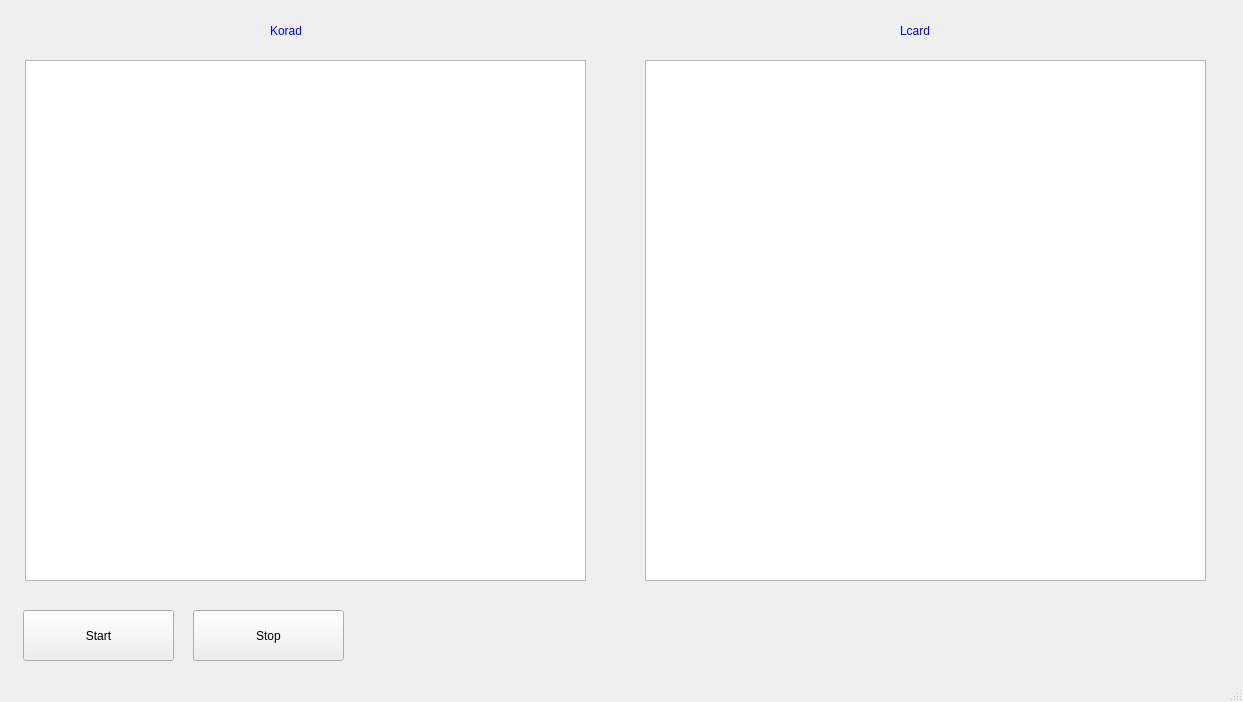
<?xml version="1.0" encoding="UTF-8"?>
<ui version="4.0">
 <class>MainWindow</class>
 <widget class="QMainWindow" name="MainWindow">
  <property name="geometry">
   <rect>
    <x>0</x>
    <y>0</y>
    <width>1243</width>
    <height>702</height>
   </rect>
  </property>
  <property name="windowTitle">
   <string>MainWindow</string>
  </property>
  <widget class="QWidget" name="centralwidget">
   <widget class="QGraphicsView" name="graphicsView_korad">
    <property name="geometry">
     <rect>
      <x>25</x>
      <y>60</y>
      <width>561</width>
      <height>521</height>
     </rect>
    </property>
   </widget>
   <widget class="QGraphicsView" name="graphicsView_lcard">
    <property name="geometry">
     <rect>
      <x>645</x>
      <y>60</y>
      <width>561</width>
      <height>521</height>
     </rect>
    </property>
   </widget>
   <widget class="QLabel" name="label_korad">
    <property name="geometry">
     <rect>
      <x>270</x>
      <y>10</y>
      <width>91</width>
      <height>41</height>
     </rect>
    </property>
    <property name="styleSheet">
     <string notr="true">font: 500 18pt &quot;Tahoma&quot;;
color: rgb(0, 0, 255);</string>
    </property>
    <property name="text">
     <string>Korad</string>
    </property>
    <property name="margin">
     <number>0</number>
    </property>
   </widget>
   <widget class="QLabel" name="label_lcard">
    <property name="geometry">
     <rect>
      <x>900</x>
      <y>10</y>
      <width>81</width>
      <height>41</height>
     </rect>
    </property>
    <property name="styleSheet">
     <string notr="true">font: 500 18pt &quot;Tahoma&quot;;
color: rgb(0, 0, 255);</string>
    </property>
    <property name="text">
     <string>Lcard</string>
    </property>
    <property name="margin">
     <number>0</number>
    </property>
   </widget>
   <widget class="QPushButton" name="pushButton_start">
    <property name="geometry">
     <rect>
      <x>23</x>
      <y>610</y>
      <width>151</width>
      <height>51</height>
     </rect>
    </property>
    <property name="styleSheet">
     <string notr="true">font: 75 18pt &quot;Tahoma&quot;;</string>
    </property>
    <property name="text">
     <string>Start</string>
    </property>
   </widget>
   <widget class="QPushButton" name="pushButton_stop">
    <property name="geometry">
     <rect>
      <x>193</x>
      <y>610</y>
      <width>151</width>
      <height>51</height>
     </rect>
    </property>
    <property name="styleSheet">
     <string notr="true">font: 75 18pt &quot;Tahoma&quot;;</string>
    </property>
    <property name="text">
     <string>Stop</string>
    </property>
   </widget>
  </widget>
  <widget class="QStatusBar" name="statusbar"/>
 </widget>
 <resources/>
 <connections/>
</ui>
